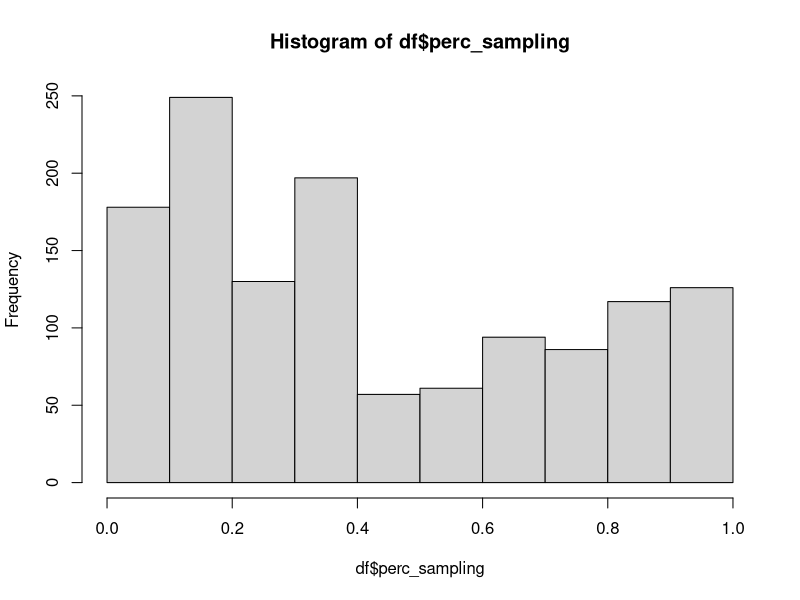

Recreate this plot in R.
###
# Look at sampling fraction compared to recommendations
###

rm(list = ls())

library(tidyr)
library(dplyr)
library(ggplot2)

#read in data
df <- read.csv("data/sse_review_table - main_table.csv")

#choose the columns you want in model (plus study/model_no for formatting)
df <-
  df[, c(
    'study',
    'model_no',
    'sse_model',
    'year',
    'perc_sampling',
    'div_inc'
  )]

#make sure factors are factors
df$sse_model <- as.factor(df$sse_model)
df$div_inc <- as.factor(df$div_inc)

#histogram of global sampling fraction
hist(df$perc_sampling)

#reduce to a single binary result per model per study
df2 <- df %>%
  group_by(study, model_no) %>%
  dplyr::slice(which.max(div_inc))
head(df2)

#make sampling fraction %
df2$perc_sampling <- df2$perc_sampling * 100

#add a column pre and post 2009
df2$year_threshold<-rep(2,length(df2$study))
df2$year_threshold[(df2$year)<2010]<-1
df2$year_threshold<-as.factor(df2$year_threshold)

#remove rows with NA
df2<-na.omit(df2)

#number models with sampling fraction > 25% pre-2010
sum(df2$perc_sampling[df2$year_threshold==1]>=25)

#number models pre-2010
length(df2$perc_sampling[df2$year_threshold==1])

#Pre-2010 sampling fraction
sum(df2$perc_sampling[df2$year_threshold==1]>=25) / length(df2$perc_sampling[df2$year_threshold==1])

#number models with sampling fraction >= 25% post 2009
sum(df2$perc_sampling[df2$year_threshold==2]>=25)

#number models post 2009
length(df2$perc_sampling[df2$year_threshold==2])

#Post-2009 sampling fraction
sum(df2$perc_sampling[df2$year_threshold==2]>=25) / length(df2$perc_sampling[df2$year_threshold==2])

#overall
#total models with sampling fraction info
length(df2$perc_sampling)

#sampling fraction >=25 across all studies
sum(df2$perc_sampling>=25) / length(df2$perc_sampling)
